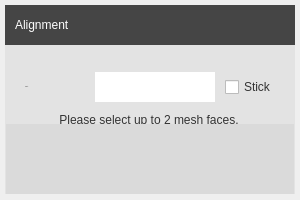
<?xml version="1.0" encoding="UTF-8"?>
<ui version="4.0">
 <class>AlignDialog</class>
 <widget class="QWidget" name="AlignDialog">
  <property name="geometry">
   <rect>
    <x>0</x>
    <y>0</y>
    <width>300</width>
    <height>200</height>
   </rect>
  </property>
  <property name="windowTitle">
   <string>Alignment</string>
  </property>
  <property name="styleSheet">
   <string notr="true"/>
  </property>
  <widget class="QWidget" name="OKWidget" native="true">
   <property name="geometry">
    <rect>
     <x>6</x>
     <y>124</y>
     <width>288</width>
     <height>70</height>
    </rect>
   </property>
   <property name="autoFillBackground">
    <bool>false</bool>
   </property>
   <property name="styleSheet">
    <string notr="true">background-color: rgb(218, 218, 218);</string>
   </property>
   <widget class="QPushButton" name="btn_determine">
    <property name="geometry">
     <rect>
      <x>84</x>
      <y>15</y>
      <width>120</width>
      <height>40</height>
     </rect>
    </property>
    <property name="styleSheet">
     <string notr="true">QPushButton{
	border-image: url(:/Dialog/Image/Dialog/determine.png);
	border:none;
}</string>
    </property>
    <property name="text">
     <string/>
    </property>
    <property name="flat">
     <bool>true</bool>
    </property>
   </widget>
  </widget>
  <widget class="DraggableWidget" name="header" native="true">
   <property name="geometry">
    <rect>
     <x>5</x>
     <y>5</y>
     <width>290</width>
     <height>40</height>
    </rect>
   </property>
   <property name="autoFillBackground">
    <bool>false</bool>
   </property>
   <property name="styleSheet">
    <string notr="true">background-color:transparent</string>
   </property>
   <widget class="QPushButton" name="close">
    <property name="geometry">
     <rect>
      <x>260</x>
      <y>5</y>
      <width>26</width>
      <height>26</height>
     </rect>
    </property>
    <property name="styleSheet">
     <string notr="true">background-image: url(:/Dialog/Image/Dialog/close.png);</string>
    </property>
    <property name="text">
     <string/>
    </property>
    <property name="flat">
     <bool>true</bool>
    </property>
   </widget>
  </widget>
  <widget class="QWidget" name="widget" native="true">
   <property name="geometry">
    <rect>
     <x>5</x>
     <y>5</y>
     <width>290</width>
     <height>40</height>
    </rect>
   </property>
   <property name="styleSheet">
    <string notr="true">background-color: rgb(69, 69, 69);
</string>
   </property>
   <widget class="QLabel" name="title">
    <property name="geometry">
     <rect>
      <x>10</x>
      <y>0</y>
      <width>81</width>
      <height>40</height>
     </rect>
    </property>
    <property name="styleSheet">
     <string notr="true">QLabel{
	font: 14px &quot;Arial&quot;;
	color: rgb(255, 255, 255);
}</string>
    </property>
    <property name="text">
     <string>Alignment</string>
    </property>
   </widget>
  </widget>
  <widget class="QWidget" name="background" native="true">
   <property name="geometry">
    <rect>
     <x>5</x>
     <y>5</y>
     <width>290</width>
     <height>189</height>
    </rect>
   </property>
   <property name="styleSheet">
    <string notr="true">#background{
	background-color: rgb(227, 227, 227);
}</string>
   </property>
   <widget class="QComboBox" name="alignTo">
    <property name="geometry">
     <rect>
      <x>90</x>
      <y>67</y>
      <width>120</width>
      <height>30</height>
     </rect>
    </property>
    <property name="styleSheet">
     <string notr="true">QComboBox{
	border:none;
	font: 75 14px &quot;Arial&quot;;
    
	color: rgb(255, 255, 255);
	border-image: url(:/Tabwidget/Image/Tabwidget/drop_down_list_background.png);
	border-left-width: 6px;
	border-right-width: 6px;

	padding-left: 4px;
}
QComboBox:drop-down{
	border-style:none;
	height:30px;
	width:18px;
	border-image: url(:/Tabwidget/Image/Tabwidget/DownArrow.png);
}</string>
    </property>
    <property name="currentText">
     <string/>
    </property>
   </widget>
   <widget class="QLabel" name="labelAlign">
    <property name="geometry">
     <rect>
      <x>20</x>
      <y>67</y>
      <width>60</width>
      <height>30</height>
     </rect>
    </property>
    <property name="font">
     <font>
      <family>Arial</family>
      <pointsize>-1</pointsize>
      <weight>50</weight>
      <italic>false</italic>
      <bold>false</bold>
     </font>
    </property>
    <property name="styleSheet">
     <string notr="true">font: 14px &quot;Arial&quot;;
color: rgb(51, 51, 51);</string>
    </property>
    <property name="text">
     <string>Align to:</string>
    </property>
   </widget>
   <widget class="QCheckBox" name="isStick">
    <property name="geometry">
     <rect>
      <x>220</x>
      <y>67</y>
      <width>60</width>
      <height>30</height>
     </rect>
    </property>
    <property name="styleSheet">
     <string notr="true">font: 14px &quot;Arial&quot;;
color: rgb(51, 51, 51);</string>
    </property>
    <property name="text">
     <string>Stick</string>
    </property>
   </widget>
   <widget class="QLabel" name="Information">
    <property name="geometry">
     <rect>
      <x>34</x>
      <y>100</y>
      <width>220</width>
      <height>30</height>
     </rect>
    </property>
    <property name="styleSheet">
     <string notr="true">font: 14px &quot;Arial&quot;;
color: rgb(51, 51, 51);</string>
    </property>
    <property name="text">
     <string>Please select up to 2 mesh faces.</string>
    </property>
    <property name="alignment">
     <set>Qt::AlignCenter</set>
    </property>
    <property name="wordWrap">
     <bool>true</bool>
    </property>
   </widget>
  </widget>
  <zorder>background</zorder>
  <zorder>widget</zorder>
  <zorder>OKWidget</zorder>
  <zorder>header</zorder>
 </widget>
 <customwidgets>
  <customwidget>
   <class>DraggableWidget</class>
   <extends>QWidget</extends>
   <header>draggablewidget.h</header>
   <container>1</container>
  </customwidget>
 </customwidgets>
 <resources/>
 <connections/>
</ui>
